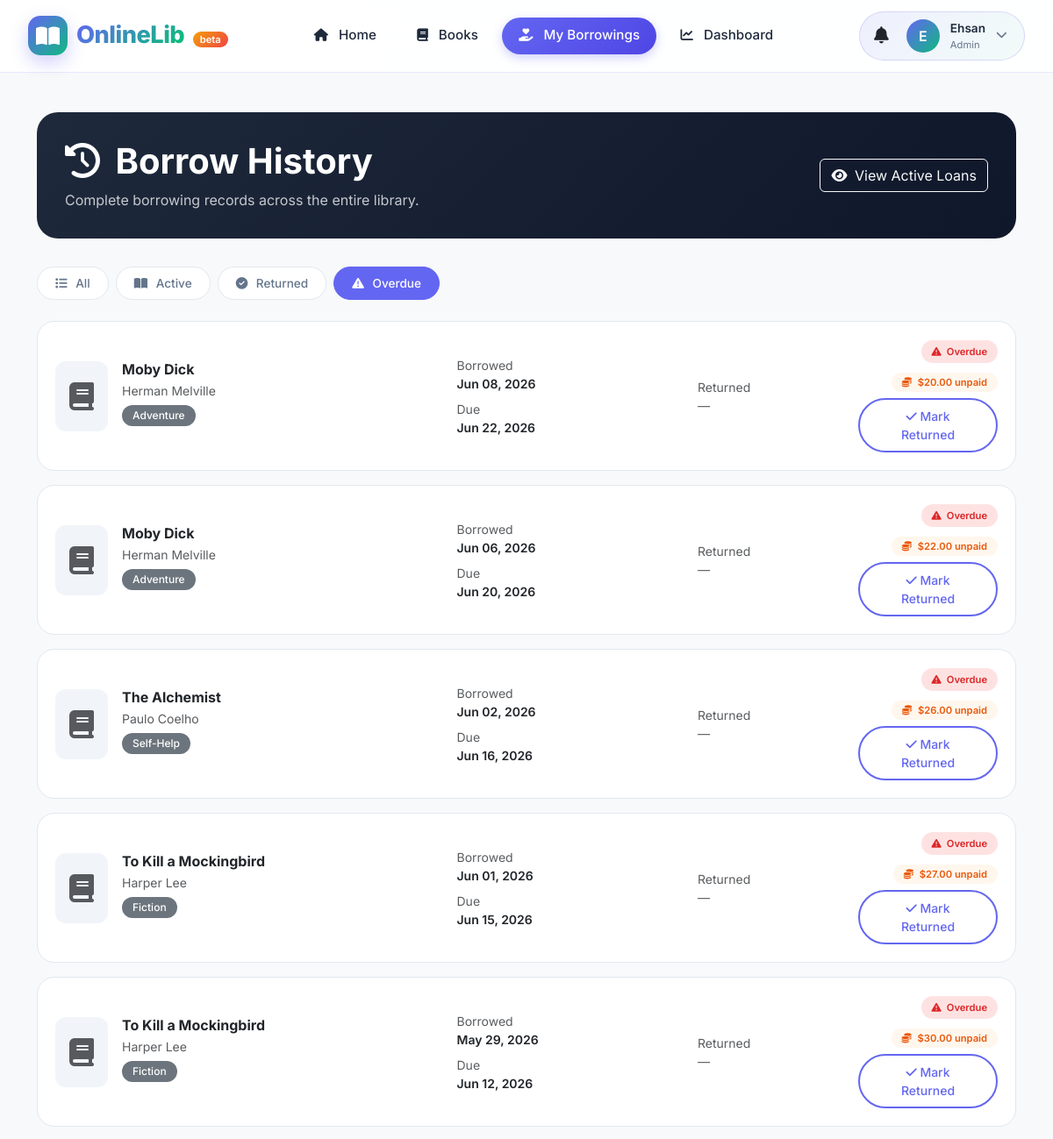
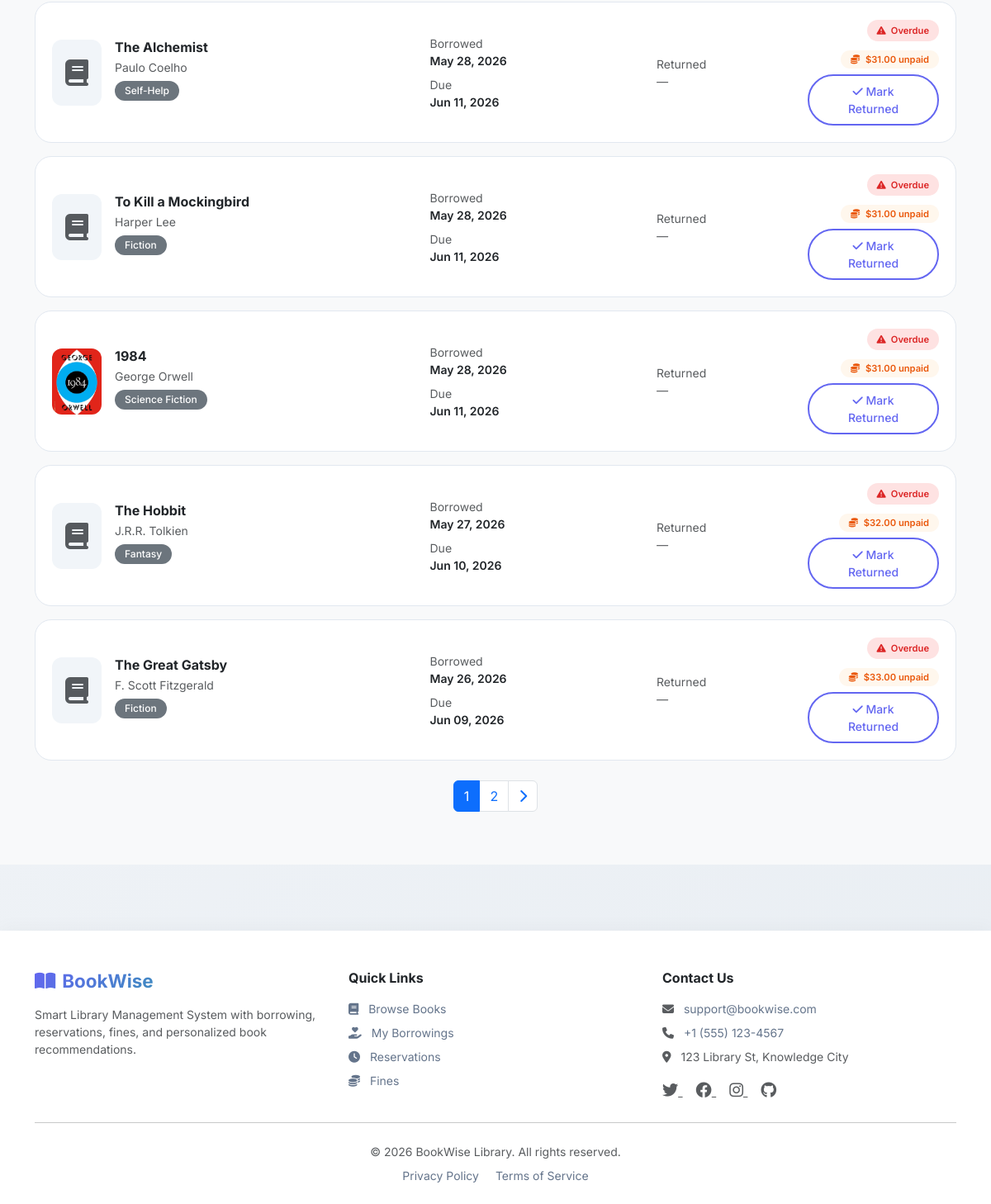
The page /borrowing/history/?status=overdue (signed in) on the database its author committed (2 pictures, top to bottom).
### accounts/models.py (models this page shows, shortened)
class CustomUser(AbstractUser):
    class Role(models.TextChoices):
        ADMIN = "ADMIN", _("Admin")
        MEMBER = "MEMBER", _("Member")
    email = models.EmailField(_("email address"), unique=True)
    role = models.CharField(
        _("role"),
        max_length=10,
        choices=Role.choices,
        default=Role.MEMBER,
    )
    objects = CustomUserManager()
    USERNAME_FIELD = "username"
    REQUIRED_FIELDS = ["email"]
    class Meta:
        verbose_name = _("user")
        verbose_name_plural = _("users")

### borrowing/models.py (models this page shows, shortened)
class Borrow(models.Model):
    class StatusChoices(models.TextChoices):
        BORROWED = "BORROWED", "Borrowed"
        RETURNED = "RETURNED", "Returned"
    user = models.ForeignKey(
        settings.AUTH_USER_MODEL,
        on_delete=models.CASCADE,
        related_name="borrowings",
    )
    book = models.ForeignKey(
        Book,
        on_delete=models.CASCADE,
        related_name="borrowings",
    )
    borrow_date = models.DateTimeField(default=timezone.now)
    due_date = models.DateTimeField()
    return_date = models.DateTimeField(null=True, blank=True)
    status = models.CharField(
        max_length=10,
        choices=StatusChoices.choices,
        default=StatusChoices.BORROWED,
    )
    class Meta:
        ordering = ["-borrow_date"]

class Fine(models.Model):
    user = models.ForeignKey(
        settings.AUTH_USER_MODEL,
        on_delete=models.CASCADE,
        related_name="fines",
    )
    borrow = models.OneToOneField(
        Borrow,
        on_delete=models.CASCADE,
        related_name="fine",
    )
    amount = models.DecimalField(max_digits=6, decimal_places=2, default=0.00)
    is_paid = models.BooleanField(default=False)
    class Meta:
        ordering = ["is_paid", "-amount"]

### books/models.py (models this page shows, shortened)
class Book(models.Model):
    title = models.CharField(max_length=255)
    author = models.CharField(max_length=255)
    genre = models.CharField(max_length=100)
    description = models.TextField(blank=True)
    publish_year = models.PositiveIntegerField()
    isbn = models.CharField(max_length=20, unique=True)
    total_copies = models.PositiveIntegerField(default=1)
    available_copies = models.PositiveIntegerField(default=1)
    cover_image = models.ImageField(upload_to="book_covers/", blank=True)
    def __init__(self, *args, **kwargs):
        available_copies_was_provided = "available_copies" in kwargs
        super().__init__(*args, **kwargs)
        self._available_copies_was_provided = available_copies_was_provided
    def __setattr__(self, name, value):
        if name == "available_copies" and "_available_copies_was_provided" in self.__dict__:
            self.__dict__["_available_copies_was_provided"] = True
        super().__setattr__(name, value)
    class Meta:
        ordering = ["title"]
        verbose_name = "book"
        verbose_name_plural = "books"

### borrowing/views.py (the view)
# urls.py: path("history/", BorrowHistoryView.as_view(), name="borrow_history"),
class BorrowHistoryView(LoginRequiredMixin, ListView):
    model = Borrow
    template_name = "borrowing/borrow_history.html"
    context_object_name = "borrowings"
    paginate_by = 10
    def get_queryset(self):
        user = self.request.user
        qs = Borrow.objects.select_related("book", "user")
        if user.is_superuser or getattr(user, "role", None) == "ADMIN" or user.has_perm("borrowing.manage_borrowings"):
            queryset = qs.all()
        else:
            queryset = qs.filter(user=user)
        status_filter = self.request.GET.get("status", "").strip().lower()
        now = timezone.now()
        if status_filter == "active":
            queryset = queryset.filter(status=Borrow.StatusChoices.BORROWED, due_date__gte=now)
        elif status_filter == "returned":
            queryset = queryset.filter(status=Borrow.StatusChoices.RETURNED)
        elif status_filter == "overdue":
            queryset = queryset.filter(status=Borrow.StatusChoices.BORROWED, due_date__lt=now)
        return queryset.order_by('-borrow_date')
    def get_context_data(self, **kwargs):
        context = super().get_context_data(**kwargs)
        status = self.request.GET.get("status", "").strip().lower()
        context["current_status"] = status
        context["now"] = timezone.now()
        context['is_admin'] = self.request.user.is_superuser or getattr(self.request.user, "role", None) == "ADMIN"
        return context

### borrowing/templates/borrowing/borrow_history.html (shortened to what this page needs)
{% extends "base.html" %}
{% load static %}
{% block content %}
<section class="py-4 py-md-5 bg-light min-vh-100">
    <div class="container">
        <div class="history-header">
            <div class="d-flex flex-column flex-md-row justify-content-between align-items-md-center">
                <div>
                    <h1 class="fw-bold mb-2">
                        <i class="fas fa-history me-2"></i>
                        Borrow History
                    </h1>
                    <p class="opacity-75 mb-0">
                        {% if user.role == 'ADMIN' or user.is_superuser %}
                            Complete borrowing records across the entire library.
                        {% else %}
                            Track all your past and current book borrowings.
                        {% endif %}
                    </p>
                </div>
                <div class="mt-3 mt-md-0">
                    <a href="{% url 'borrowing:borrow_list' %}" class="btn btn-outline-light">
                        <i class="fas fa-eye me-1"></i> View Active Loans
                    </a>
                </div>
            </div>
        </div>
        <div class="filter-tabs">
            <a href="{% url 'borrowing:borrow_history' %}"
               class="filter-btn {% if not current_status %}active{% endif %}">
                <i class="fas fa-list"></i> All
            </a>
            <a href="{% url 'borrowing:borrow_history' %}?status=active"
               class="filter-btn {% if current_status == 'active' %}active{% endif %}">
                <i class="fas fa-book-open"></i> Active
            </a>
            <a href="{% url 'borrowing:borrow_history' %}?status=returned"
               class="filter-btn {% if current_status == 'returned' %}active{% endif %}">
                <i class="fas fa-check-circle"></i> Returned
            </a>
            <a href="{% url 'borrowing:borrow_history' %}?status=overdue"
               class="filter-btn {% if current_status == 'overdue' %}active{% endif %}">
                <i class="fas fa-exclamation-triangle"></i> Overdue
            </a>
        </div>
        {% if borrowings %}
            {% for borrow in borrowings %}
                <div class="history-card">
                    <div class="row align-items-center">
                        <div class="col-12 col-md-5">
                            <div class="d-flex gap-3">
                                <div class="flex-shrink-0">
                                    {% if borrow.book.cover_image %}
                                        <img src="{{ borrow.book.cover_image.url }}"
                                             alt="{{ borrow.book.title }}"
                                             style="width: 60px; height: 80px; object-fit: cover; border-radius: 12px;">
                                    {% else %}
                                        <div style="width: 60px; height: 80px; background: #f1f5f9; border-radius: 12px; display: flex; align-items: center; justify-content: center;">
                                            <i class="fas fa-book fa-2x text-muted"></i>
                                        </div>
                                    {% endif %}
                                </div>
                                <div>
                                    <h6 class="fw-bold mb-1">{{ borrow.book.title }}</h6>
                                    <p class="small text-muted mb-1">{{ borrow.book.author }}</p>
                                    <span class="badge bg-secondary">{{ borrow.book.genre }}</span>
                                </div>
                            </div>
                        </div>
                        <div class="col-6 col-md-3 mt-3 mt-md-0">
                            <div class="small text-muted">Borrowed</div>
                            <div class="fw-semibold small">{{ borrow.borrow_date|date:"M d, Y" }}</div>
                            <div class="small text-muted mt-2">Due</div>
                            <div class="fw-semibold small">{{ borrow.due_date|date:"M d, Y" }}</div>
                        </div>
                        <div class="col-6 col-md-2 mt-3 mt-md-0">
                            {% if borrow.return_date %}
                                <div class="small text-muted">Returned</div>
                                <div class="fw-semibold small">{{ borrow.return_date|date:"M d, Y" }}</div>
                            {% else %}
                                <div class="small text-muted">Returned</div>
                                <div class="text-muted fst-italic small">—</div>
                            {% endif %}
                        </div>
                        <div class="col-12 col-md-2 mt-3 mt-md-0 text-md-end">
                            {% if borrow.status == 'RETURNED' %}
                                <span class="returned-badge">
                                    <i class="fas fa-check-circle"></i> Returned
                                </span>
                            {% elif borrow.due_date < now %}
                                <span class="overdue-badge-history">
                                    <i class="fas fa-exclamation-triangle"></i> Overdue
                                </span>
                            {% else %}
                                <span class="status-badge status-borrowed">
                                    <i class="fas fa-book"></i> Active
                                </span>
                            {% endif %}
                            {% if borrow.fine and not borrow.fine.is_paid %}
                                <div class="mt-2">
                                    <span class="fine-chip">
                                        <i class="fas fa-coins me-1"></i> ${{ borrow.fine.amount }} unpaid
                                    </span>
                                </div>
                            {% elif borrow.fine and borrow.fine.is_paid %}
                                <div class="mt-2">
                                    <span class="fine-chip fine-paid">
                                        <i class="fas fa-check-circle me-1"></i> ${{ borrow.fine.amount }} paid
                                    </span>
                                </div>
                            {% endif %}
                            {% if borrow.status == 'BORROWED' and user.role == 'ADMIN' or user.is_superuser %}
                                <div class="mt-2">
                                    <form method="post" action="{% url 'borrowing:return_book' borrow.pk %}" class="d-inline">
                                        <button type="submit" class="btn btn-sm btn-outline-primary"
                                                onclick="return confirm('Mark as returned?')">
                                            <i class="fas fa-check"></i> Mark Returned
                                        </button>
                                    </form>
                                </div>
                            {% endif %}
                        </div>
                    </div>
                </div>
            {% endfor %}
        {% endif %}
        {% if is_paginated %}
            <nav class="mt-4">
                <ul class="pagination justify-content-center">
                    {% for num in page_obj.paginator.page_range %}
                        {% if num > page_obj.number|add:'-3' and num < page_obj.number|add:'3' %}
                            <li class="page-item {% if num == page_obj.number %}active{% endif %}">
                                <a class="page-link" href="?status={{ current_status }}&page={{ num }}">{{ num }}</a>
                            </li>
                        {% endif %}
                    {% endfor %}
                    {% if page_obj.has_next %}
                        <li class="page-item">
                            <a class="page-link" href="?status={{ current_status }}&page={{ page_obj.next_page_number }}">
                                <i class="fas fa-chevron-right"></i>
                            </a>
                        </li>
                    {% endif %}
                </ul>
            </nav>
        {% endif %}
    </div>
</section>
{% endblock %}

### templates/navbar.html (shortened to what this page needs)
{% load static %}
<header class="modern-header" id="modernHeader">
    <div class="header-container">
        <a href="{% url 'dashboard:home' %}" class="logo">
            <div class="logo-icon">
                <i class="fas fa-book-open"></i>
            </div>
            <div>
                <span class="logo-text">OnlineLib</span>
                <span class="logo-badge">beta</span>
            </div>
        </a>
        <div class="nav-menu" id="navMenu">
            <a href="{% url 'dashboard:home' %}" class="nav-link-custom" data-nav="home">
                <i class="fas fa-home"></i> Home
            </a>
            <a href="{% url 'books:book_list' %}" class="nav-link-custom" data-nav="books">
                <i class="fas fa-book"></i> Books
            </a>
            {% if user.is_authenticated %}
            <a href="{% url 'borrowing:borrow_list' %}" class="nav-link-custom" data-nav="borrowings">
                <i class="fas fa-hand-holding-heart"></i> My Borrowings
            </a>
            <a href="{% url 'dashboard:user-dashboard' %}" class="nav-link-custom" data-nav="dashboard">
                <i class="fas fa-chart-line"></i> Dashboard
            </a>
            {% endif %}
        </div>
        <div>
            {% if user.is_authenticated %}
            <div class="user-dropdown" id="userDropdown">
                <div class="user-btn" id="userBtn">
                    <a href="{% url 'notif:list' %}"
                       class="text-decoration-none me-2"
                       style="color: inherit; position: relative;"
                       onclick="event.stopPropagation();">
                        <i class="fas fa-bell" style="font-size: 1.2rem;"></i>
                    </a>
                    <div class="user-avatar">
                        {{ user.username|first|upper }}
                    </div>
                    <div class="user-info">
                        <div class="user-name">{{ user.get_full_name|default:user.username|truncatechars:12 }}</div>
                        <div class="user-role">{{ user.get_role_display }}</div>
                    </div>
                    <i class="fas fa-chevron-down dropdown-icon"></i>
                </div>
            </div>
            {% endif %}
        </div>
    </div>
</header>

### rows shown on the page
CustomUser: username|first "E", get_full_name "Ehsan", role "Admin"
Borrow: book "Moby Dick", book.author "Herman Melville", book.genre "Adventure", borrow_date "Jun 08, 2026", due_date "Jun 22, 2026", shows "Returned", status "BORROWED" (drawn), fine.amount "20.00"
Borrow: book "Moby Dick", book.author "Herman Melville", book.genre "Adventure", borrow_date "Jun 06, 2026", due_date "Jun 20, 2026", shows "Returned", status "BORROWED" (drawn), fine.amount "22.00"
Borrow: book "The Alchemist", book.author "Paulo Coelho", book.genre "Self-Help", borrow_date "Jun 02, 2026", due_date "Jun 16, 2026", shows "Returned", status "BORROWED" (drawn), fine.amount "26.00"
Borrow: book "To Kill a Mockingbird", book.author "Harper Lee", book.genre "Fiction", borrow_date "Jun 01, 2026", due_date "Jun 15, 2026", shows "Returned", status "BORROWED" (drawn), fine.amount "27.00"
Borrow: book "To Kill a Mockingbird", book.author "Harper Lee", book.genre "Fiction", borrow_date "May 29, 2026", due_date "Jun 12, 2026", shows "Returned", status "BORROWED" (drawn), fine.amount "30.00"
Borrow: book "The Alchemist", book.author "Paulo Coelho", book.genre "Self-Help", borrow_date "May 28, 2026", due_date "Jun 11, 2026", shows "Returned", status "BORROWED" (drawn), fine.amount "31.00"
Borrow: book "To Kill a Mockingbird", book.author "Harper Lee", book.genre "Fiction", borrow_date "May 28, 2026", due_date "Jun 11, 2026", shows "Returned", status "BORROWED" (drawn), fine.amount "31.00"
Borrow: book.cover_image (picture), book "1984", book.author "George Orwell", book.genre "Science Fiction", borrow_date "May 28, 2026", due_date "Jun 11, 2026", shows "Returned", status "BORROWED" (drawn), fine.amount "31.00"
Borrow: book "The Hobbit", book.author "J.R.R. Tolkien", book.genre "Fantasy", borrow_date "May 27, 2026", due_date "Jun 10, 2026", shows "Returned", status "BORROWED" (drawn), fine.amount "32.00"
Borrow: book "The Great Gatsby", book.author "F. Scott Fitzgerald", book.genre "Fiction", borrow_date "May 26, 2026", due_date "Jun 09, 2026", shows "Returned", status "BORROWED" (drawn), fine.amount "33.00"

### other values the page prints
{{ num }} "1" "2"
